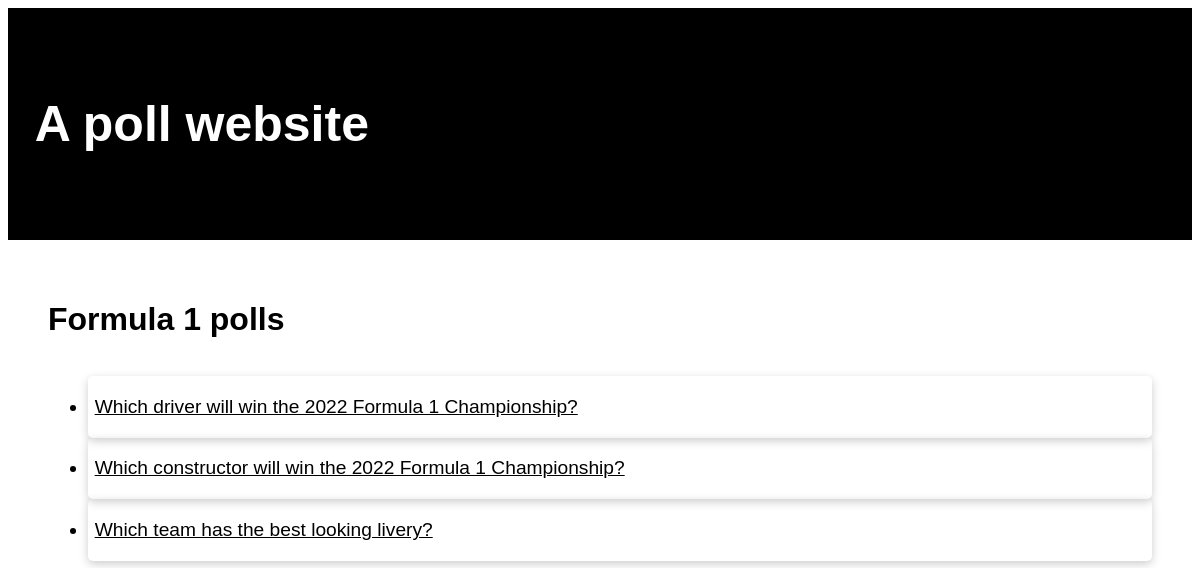
The page /polls/formula-1/ on the database its author committed.
### polls/models.py (models this page shows, shortened)
class Category(models.Model):
    name = models.CharField(max_length=100, default='')
    slug = models.SlugField()

class Question(models.Model):
    question_text = models.CharField(max_length=200)
    pub_date = models.DateTimeField('date published')
    """
    With the way category is used in this project, one-to-one mapping
    would suffice since every question is only given one category.
    This could be extended with multiple categories and sub-categories though,
    hence ForeignKey is used here.
    """
    question_category = models.ForeignKey(Category, null=True, blank=True, default='', on_delete=models.SET_DEFAULT)

### polls/views.py (the view)
# urls.py: path('<slug:slug>/', views.show_category, name='category'),
def show_category(request, slug):
    category = get_object_or_404(Category, slug=slug)
    category_question_list = Question.objects.filter(question_category__slug=slug)
    context = {'category_question_list': category_question_list, 'category_name': category.name}
    return render(request, 'polls/category.html', context)

### polls/templates/polls/category.html
<html>
  {% load static %}
  <link
    rel="stylesheet"
    type="text/css"
    href="{% static 'polls/style.css' %}"
  />
  <head> </head>
  <body>
    <div class="header">
      <h1>A poll website</h1>
    </div>
    <div class="container">
      <h1>{{ category_name }} polls</h1>
      {% if category_question_list %}
      <ul>
        {% for question in category_question_list %}
        <div class="card">
          <li>
            <a href="{% url 'polls:detail' question.id %}"
              >{{ question.question_text }}</a
            >
          </li>
        </div>
        {% endfor %}
      </ul>
      {% else %}
      <p>No polls are available.</p>
      {% endif %}
    </div>
  </body>
</html>

### polls/static/polls/style.css (style rules this page uses)
.header { padding-top: 40pt; padding-bottom: 40pt; text-align: start; background: black; color: white; font-size: 30px; padding-left: 20pt; }
.header h1 { font-size: 50px; }
body { font-family: Arial, Helvetica, sans-serif; }
li { padding: 5pt; font-size: larger; }
li a { color: black; border-radius: 5px; }
h1 { font-size: xx-large; font-weight: bold; }
.container { display: flex; flex-direction: column; padding: 30pt; }
.card { box-shadow: 0px 3px 10px 0px rgba(0, 0, 0, 0.2); transition: 0.1s; border-radius: 5px; padding-top: 10pt; padding-bottom: 10pt; }
:root { --form-control-color: #be8476; }
*, *:before, *:after { box-sizing: border-box; }

### rows shown on the page
Category: name "Formula 1"
Question: question_text "Which driver will win the 2022 Formula 1 Championship?"
Question: question_text "Which constructor will win the 2022 Formula 1 Championship?"
Question: question_text "Which team has the best looking livery?"
